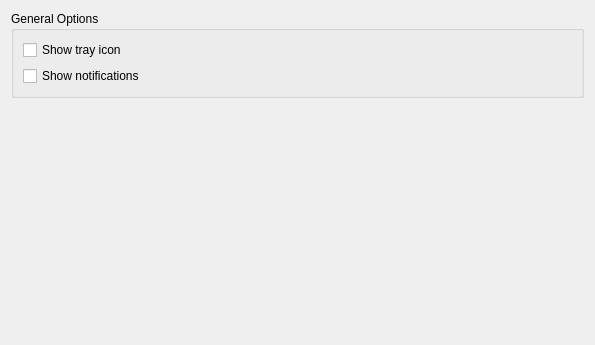
<?xml version="1.0" encoding="UTF-8"?>
<ui version="4.0">
 <class>prefs_base</class>
 <widget class="QWidget" name="prefs_base">
  <property name="geometry">
   <rect>
    <x>0</x>
    <y>0</y>
    <width>595</width>
    <height>345</height>
   </rect>
  </property>
  <layout class="QGridLayout">
   <item row="3" column="0">
    <spacer name="verticalSpacer">
     <property name="orientation">
      <enum>Qt::Vertical</enum>
     </property>
     <property name="sizeHint" stdset="0">
      <size>
       <width>20</width>
       <height>40</height>
      </size>
     </property>
    </spacer>
   </item>
   <item row="0" column="0">
    <widget class="KButtonGroup" name="systraygroup">
     <property name="title">
      <string>General Options</string>
     </property>
     <layout class="QVBoxLayout" name="verticalLayout">
      <item>
       <widget class="QCheckBox" name="kcfg_show_tray_icon">
        <property name="text">
         <string>Show tray icon</string>
        </property>
       </widget>
      </item>
      <item>
       <widget class="QCheckBox" name="kcfg_show_notifications">
        <property name="text">
         <string>Show notifications</string>
        </property>
       </widget>
      </item>
     </layout>
    </widget>
   </item>
  </layout>
 </widget>
 <customwidgets>
  <customwidget>
   <class>KButtonGroup</class>
   <extends>QGroupBox</extends>
   <header>kbuttongroup.h</header>
   <container>1</container>
  </customwidget>
 </customwidgets>
 <includes>
  <include location="local">kcolorbutton.h</include>
 </includes>
 <resources/>
 <connections/>
</ui>
